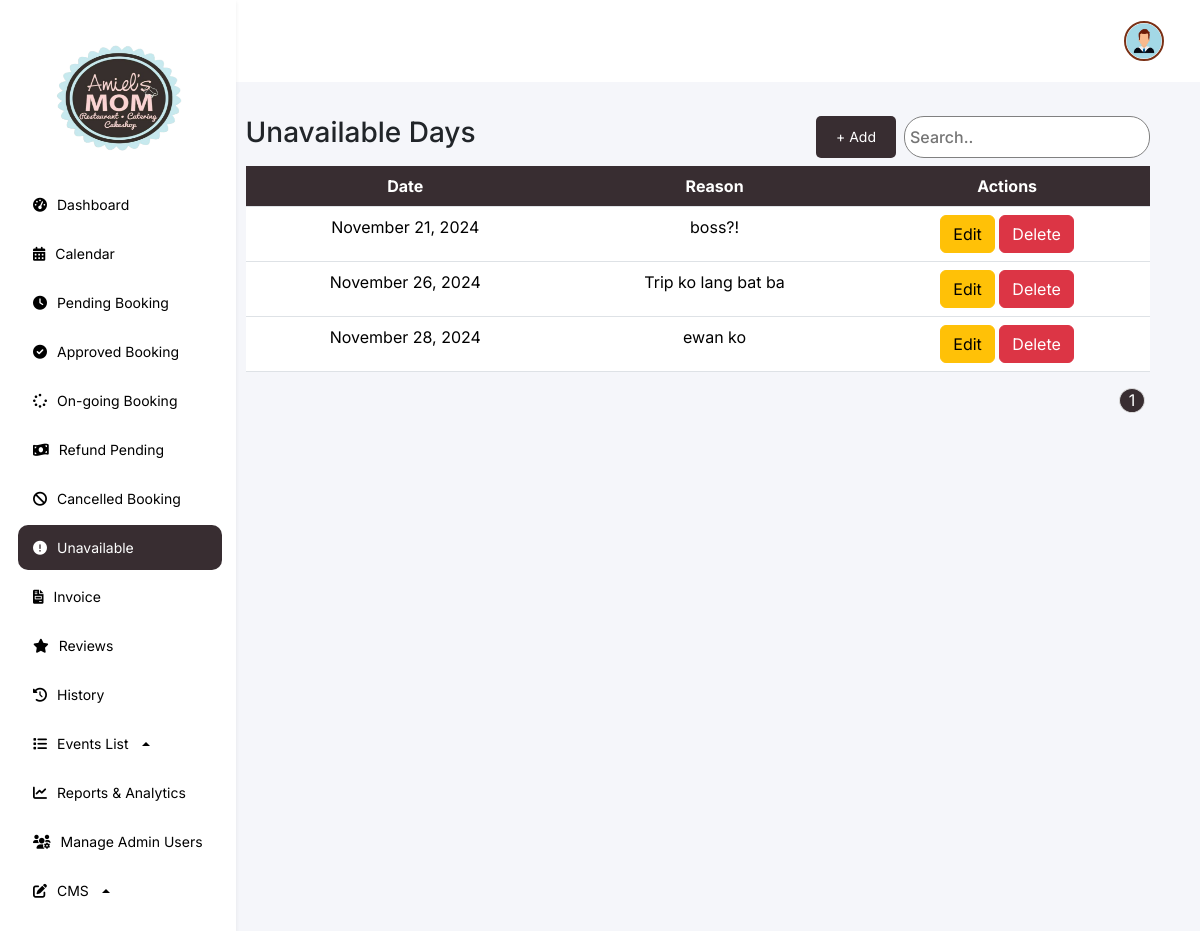
/features/admin/web/unavailable.php (signed in), run on an earlier commit of the app's database.
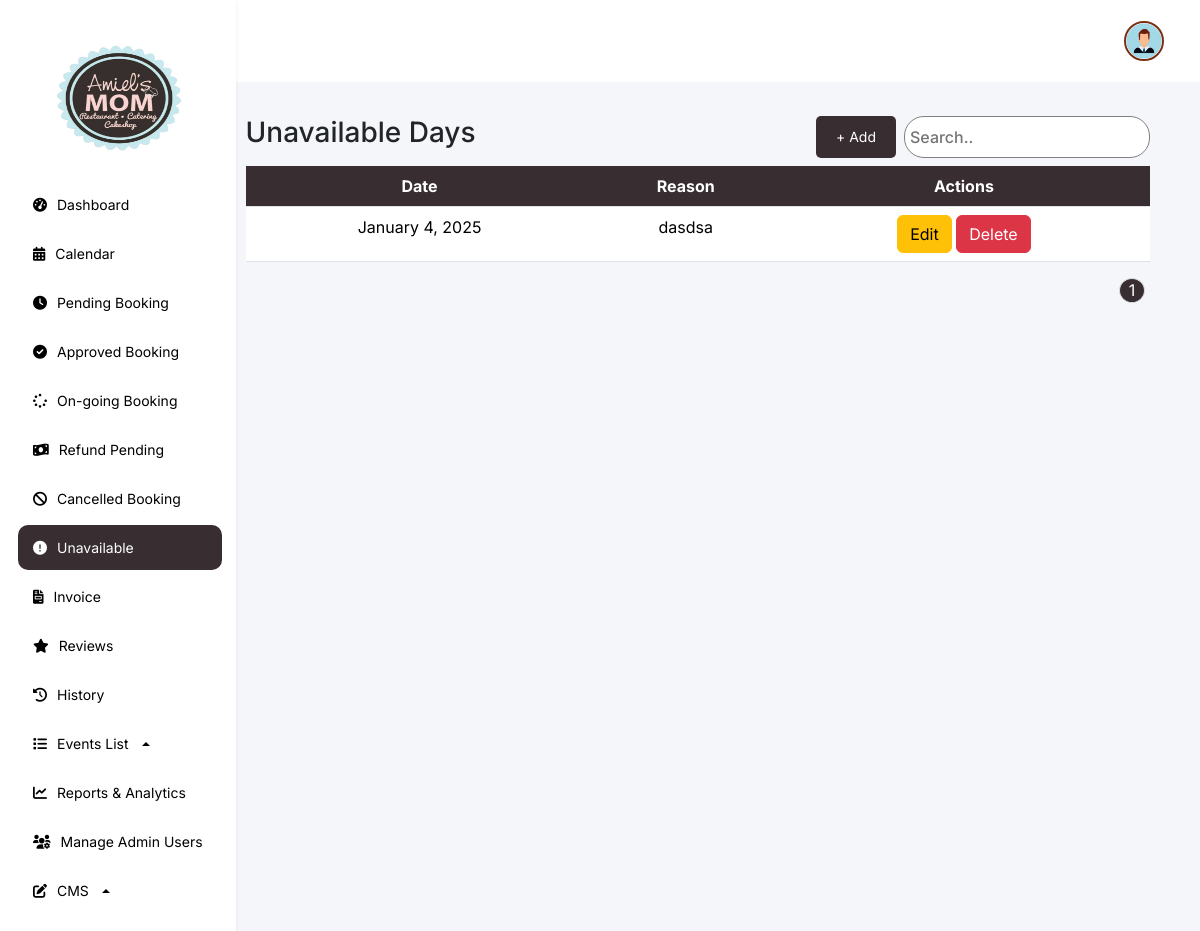
And on a later commit of the database.
### tables this page shows
CREATE TABLE `unavailable_days` (
  `id` int(11) NOT NULL,
  `date` date NOT NULL,
  `reason` varchar(255) NOT NULL
);

### features/admin/web/unavailable.php (the view, shortened to what the changed rows need)
<?php
require '../../../db.php';
$page = isset($_GET['page']) ? intval($_GET['page']) : 1;
$limit = 5;
$total_query = "SELECT COUNT(*) as total FROM booking";
$total_result = $conn->query($total_query);
$total_row = $total_result->fetch_assoc();
$total_records = $total_row['total'];
$total_pages = ceil($total_records / $limit);
$query = "SELECT * FROM unavailable_days";
$result = $conn->query($query);
?>
<!DOCTYPE html>
<html lang="en">
<head>
    <link rel="stylesheet" href="https://cdnjs.cloudflare.com/ajax/libs/font-awesome/6.0.0-beta3/css/all.min.css">
    <link href="https://cdn.jsdelivr.net/npm/bootstrap@5.3.3/dist/css/bootstrap.min.css" rel="stylesheet"
>
    <link href="https://cdn.jsdelivr.net/npm/sweetalert2@11.5.0/dist/sweetalert2.min.css" rel="stylesheet">
    <link rel="stylesheet" href="../css/index.css">
</head>
<body>
    <div class="content flex-grow-1">
        <div class="container mt-4">
            <div class="table-responsive">
                <table class="table">
                    <thead>
                        <tr>
                            <th scope="col">Date</th>
                            <th scope="col">Reason</th>
                            <th scope="col">Actions</th>
                        </tr>
                    </thead>
                    <tbody>
                        <?php
                        while ($row = $result->fetch_assoc()):
                        ?>
                            <tr>
                                <td><?php echo date("F j, Y", strtotime($row['date'])); ?></td>
                                <td><?php echo htmlspecialchars($row['reason']); ?></td>
                                <td>
                                    <button class="btn btn-warning edit-btn" data-id="<?php echo $row['id']; ?>"
                                        data-date="<?php echo $row['date']; ?>"
                                        data-reason="<?php echo htmlspecialchars($row['reason']); ?>" data-bs-toggle="modal"
                                        data-bs-target="#unavailableDaysModal">Edit</button>
                                    <form method="POST" action="../function/php/unavailable.php" style="display:inline;">
                                        <button type="submit" name="action" value="delete"
                                            class="btn btn-danger">Delete</button>
                                    </form>
                                </td>
                            </tr>
                        <?php endwhile; ?>
                    </tbody>
                </table>
            </div>
            <nav>
                <ul class="pagination d-flex justify-content-end">
                    <?php
                    if ($total_pages > 3) {
                        if ($page > 1) {
                            echo '<li class="page-item"><a class="page-link" href="?page=' . ($page - 1) . '">&laquo;</a></li>';
                        }
                        $start = max(1, $page - 1);
                        $end = min($total_pages, $start + 2);
                        for ($i = $start; $i <= $end; $i++) {
                            echo '<li class="page-item ' . ($i == $page ? 'active' : '') . '"><a class="page-link" href="?page=' . $i . '">' . $i . '</a></li>';
                        }
                        if ($page < $total_pages) {
                            echo '<li class="page-item"><a class="page-link" href="?page=' . ($page + 1) . '">&raquo;</a></li>';
                        }
                    } else {
                        for ($i = 1; $i <= $total_pages; $i++) {
                            echo '<li class="page-item ' . ($i == $page ? 'active' : '') . '"><a class="page-link" href="?page=' . $i . '">' . $i . '</a></li>';
                        }
                    }
                    ?>
                </ul>
            </nav>
        </div>
</body>
</html>

What changed in the data, as far as the page shows it:
removed unavailable_days: date "November 21, 2024", reason "boss?!"
removed unavailable_days: date "November 26, 2024", reason "Trip ko lang bat ba"
removed unavailable_days: date "November 28, 2024", reason "ewan ko"
added unavailable_days: date "January 4, 2025", reason "dasdsa"
